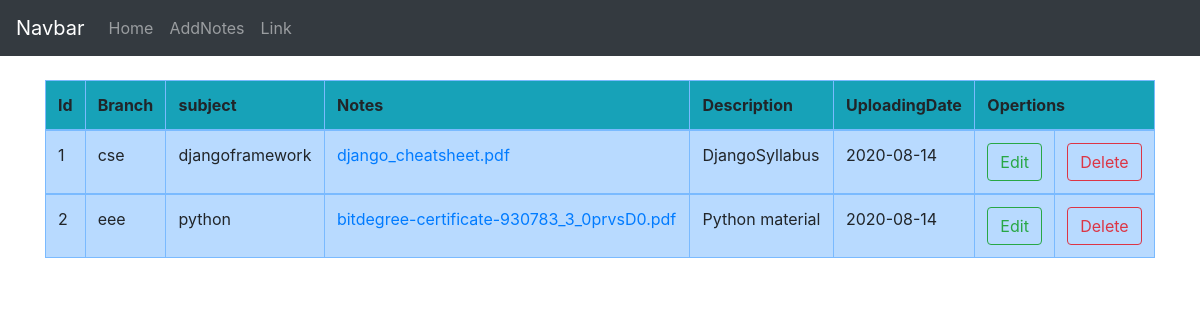
Page /shownotes/ on the committed database.
### notes/models.py (models this page shows, shortened)
class Materials(models.Model):
	branch=models.CharField(max_length=30)
	subject=models.CharField(max_length=20)
	notes=models.FileField(max_length=500)
	description=models.TextField(max_length=500,null=True)
	uploadingdate=models.CharField(max_length=20)

### notes/views.py (the view)
# urls.py: path('shownotes/',views.shownotes,name="shownotes"),
def shownotes(request):
	data=Materials.objects.all()
	return render(request,'notes/shownotes.html',{'notes':data})

### notes/templates/notes/shownotes.html
{% extends 'notes/navbar.html'%}
{% block content%}
<div class="container">
	<table class=" table table-bordered table-hover table-primary">
		<thead>
			<tr class="bg-info">
			<th>Id</th>
			<th>Branch</th>
			<th>subject</th>
			<th>Notes</th>
			<th>Description</th>
			<th>UploadingDate</th>
			<th colspan="2">Opertions</th>
		</tr>
		</thead>
		<tbody>
			{% for i in notes %}
			<tr>
				<td>{{i.id}}</td>
				<td>{{i.branch}}</td>
				<td>{{i.subject}}</td>
				<td><a href="{{i.notes.url}}" download>{{i.notes}}</a></td>
				<td>{{i.description}}</td>
				<td>{{i.uploadingdate}}</td>
				<td>
					<a href="{% url 'editnotes' i.id%}" class="btn btn-outline-success btn-md">Edit</a>
				</td>
				<td>
					<a href="" class="btn btn-outline-danger btn-md">Delete</a>
				</td>
			</tr>
		</tbody>
		{% endfor %}
	</table>
</div>
{% endblock%}

### notes/templates/notes/navbar.html (shortened to what this page needs)
<!DOCTYPE html>
<html lang="en">
<head>
  <link rel="stylesheet" href="https://maxcdn.bootstrapcdn.com/bootstrap/4.5.2/css/bootstrap.min.css">
</head>
<body>
<nav class="navbar navbar-expand-md bg-dark navbar-dark">
  <a class="navbar-brand" href="#">Navbar</a>
  <div class="collapse navbar-collapse" id="collapsibleNavbar">
    <ul class="navbar-nav">
      <li class="nav-item">
        <a class="nav-link" href="#">Home</a>
      </li>
      <li class="nav-item">
        <a class="nav-link" href="#">AddNotes</a>
      </li>
      <li class="nav-item">
        <a class="nav-link" href="#">Link</a>
      </li>
    </ul>
  </div>
</nav>
<br>
{% block content %}
{% endblock %}
</body>
</html>

### rows in the picture
Materials: id "1", branch "cse", subject "djangoframework", notes "django_cheatsheet.pdf", description "DjangoSyllabus", uploadingdate "2020-08-14"
Materials: id "2", branch "eee", subject "python", notes "bitdegree-certificate-930783_3_0prvsD0.pdf", description "Python material", uploadingdate "2020-08-14"
